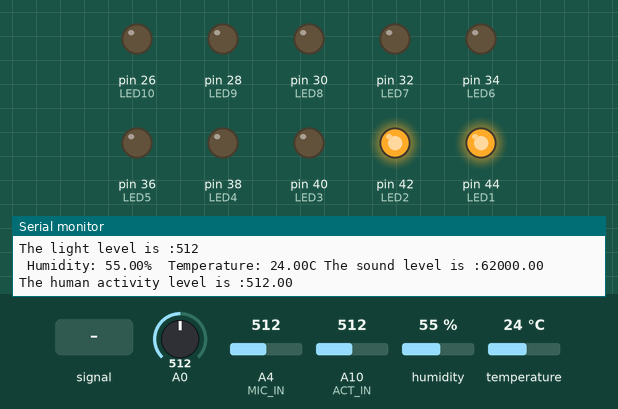
The sketch below on a simulated Arduino Mega 2560, built with avr-gcc and run on an emulated ATmega2560. Shown: output pins drawn as LEDs (lit = HIGH), the last lines printed to the serial monitor. The inputs (shaded band) are chosen by the test bench; at power-on: A0 = 512, A10 (ACT_IN) = 512, A4 (MIC_IN) = 512, humidity 55 %, temperature 24 °C.

Above: at 1.2 s.
1.3 s: A0 set to 107
2.8 s: A0 set to 88
9.1 s: A10 (ACT_IN) set to 110
15.4 s: A10 (ACT_IN) set to 90
21.7 s: A4 (MIC_IN) fed a 200 Hz sine of ±81 counts around its level
28.0 s: A10 (ACT_IN) set to 613
At 28.8 s:
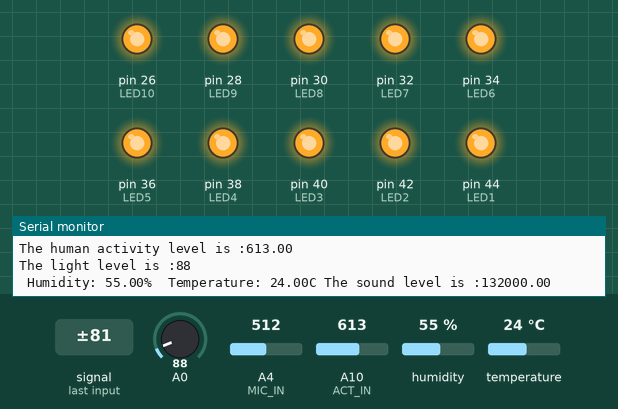
At 30.2 s:
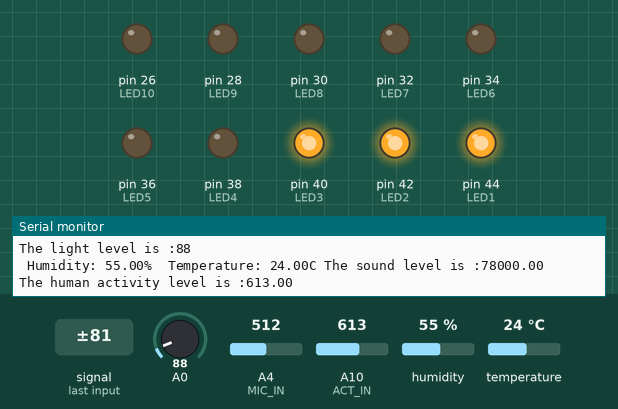
Timing chart, 0 to 76.3 s (numbered marks = the images above; inputs shaded):
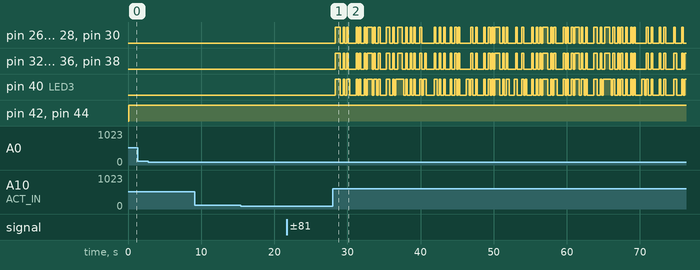

The sketch:

photoresistor.ino
```cpp
#include "DHT.h"

#define DHTPIN A2
#define DHTTYPE DHT11
#define MIC_IN A4
#define ACT_IN A10
#define LED1 44
#define LED2 42
#define LED3 40
#define LED4 38
#define LED5 36
#define LED6 34
#define LED7 32
#define LED8 30
#define LED9 28
#define LED10 26

int sampleWindow = 50;

DHT dht(DHTPIN, DHTTYPE);
int lightLevel;

void setup() {
  // put your setup code here, to run once:
     Serial.begin(9600);
     pinMode(A0, INPUT);

     dht.begin();
     pinMode( MIC_IN, INPUT );

     pinMode(LED1, OUTPUT);
     pinMode(LED2, OUTPUT);
     pinMode(LED3, OUTPUT);
     pinMode(LED4, OUTPUT);
     pinMode(LED5, OUTPUT);
     pinMode(LED6, OUTPUT);
     pinMode(LED7, OUTPUT);
     pinMode(LED8, OUTPUT);
     pinMode(LED9, OUTPUT);
     pinMode(LED10, OUTPUT);
}

void loop() {
  //Reading the levels for the four quantities
  lightLevel = analogRead(A0);
  Serial.print("The light level is :");
  Serial.println(lightLevel);

  float humidityLevel = dht.readHumidity();
  float tempLevel = dht.readTemperature();
  Serial.print(F(" Humidity: "));
  Serial.print(humidityLevel);
  Serial.print(F("%  Temperature: "));
  Serial.print(tempLevel);
  Serial.print(F("C "));

  float soundLevel = analogRead(MIC_IN);
  soundLevel -= 450.0;
  soundLevel *= 1000.0;
  Serial.print("The sound level is :");
  Serial.println(soundLevel);

  float activityLevel = analogRead(ACT_IN);
  Serial.print("The human activity level is :");
  Serial.println(activityLevel);


  digitalWrite(LED3, LOW);
  digitalWrite(LED4, LOW);
  digitalWrite(LED5, LOW);
  digitalWrite(LED6, LOW);
  digitalWrite(LED7, LOW);
  digitalWrite(LED8, LOW);
  digitalWrite(LED9, LOW);
  digitalWrite(LED10, LOW);

  //To signal the device is working
   digitalWrite(LED1, HIGH);
   digitalWrite(LED2, HIGH);

  //Start sensing
  if (soundLevel >= 70000 && activityLevel > 600 && humidityLevel >= 0.18 && tempLevel >= 20 ) {
    digitalWrite(LED3, HIGH);
  }
  if (soundLevel >= 80010 && activityLevel > 601 && humidityLevel >= 0.18 && tempLevel >= 20 ) {
    digitalWrite(LED4, HIGH);
  }
  if (soundLevel >= 80020 && activityLevel > 602 && humidityLevel >= 0.18 && tempLevel >= 20 ) {
    digitalWrite(LED5, HIGH);
  }
  if (soundLevel >= 80030 && activityLevel > 603 && humidityLevel >= 0.18 && tempLevel >= 20 ) {
    digitalWrite(LED6, HIGH);
  }
  if (soundLevel >= 80040 && activityLevel > 604 && humidityLevel >= 0.18 && tempLevel >= 20 ) {
    digitalWrite(LED7, HIGH);
  }
  if (soundLevel >= 85050 && activityLevel > 605 && humidityLevel >= 0.18 && tempLevel >= 20 ) {
    digitalWrite(LED8, HIGH);
  }
  if (soundLevel >= 85060 && activityLevel > 606 && humidityLevel >= 0.18 && tempLevel >= 20 ) {
    digitalWrite(LED9, HIGH);
  }
  if (soundLevel >= 85070 && activityLevel > 607 && humidityLevel >= 0.18 && tempLevel >= 20 ) {
    digitalWrite(LED10, HIGH);
  }
  delay(150);
}
```

Measured:
- after the input at 28.0 s, pin 26 (LED10), pin 28 (LED9): LOW → HIGH after 0.35 s, → LOW 0.66 s later, → HIGH 0.44 s later, → LOW 0.22 s later, … (118 changes in this stretch)
